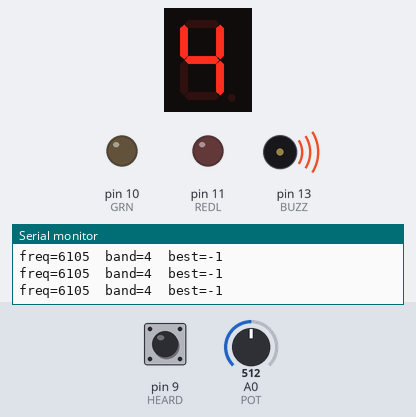
A sketch run on a simulated Arduino Uno, built with avr-gcc and run on an emulated ATmega328P. On the bench: 1-digit seven-segment display, output pins drawn as LEDs (lit = HIGH), buzzer (waves = sounding), the last lines printed to the serial monitor. Wiring (inferred from the names in the program): 1-digit 7-segment display, segments lit when HIGH: segments pin 2, pin 3, pin 4, pin 5, pin 6, pin 7, pin 8. Inputs (shaded band) come from the test bench; at power-on: pin 9 (HEARD) HIGH, A0 (POT) = 512. The segment pins are drawn as the display they are named for; pins used as bus, display or sensor lines are not drawn.

Above: at 1.2 s.
1.3 s: pin 9 (HEARD) pulled LOW for 0.15 s
At 2.3 s:
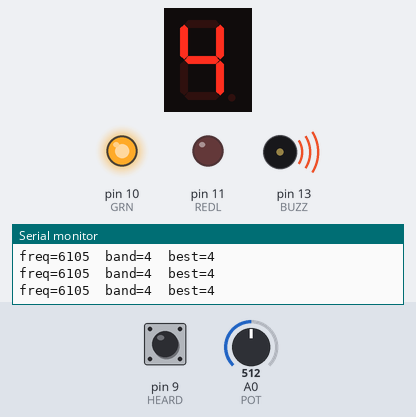
2.9 s: A0 (POT) set to 552
At 4.0 s:
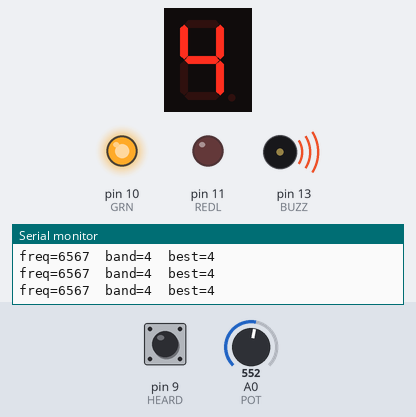
4.4 s: A0 (POT) set to 575
At 5.0 s:
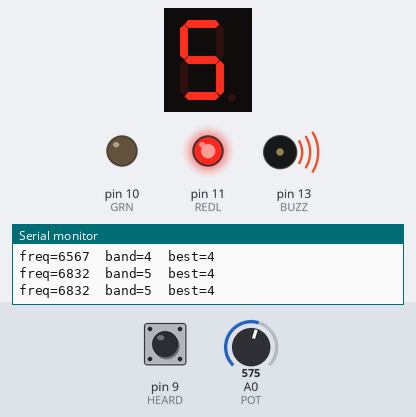
5.9 s: pin 9 (HEARD) pulled LOW for 1 s
At 7.0 s:
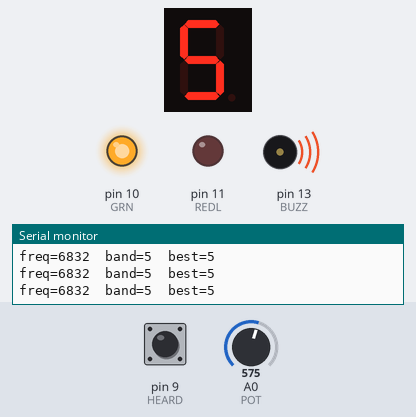
8.4 s: A0 (POT) set to 664
At 9.3 s:
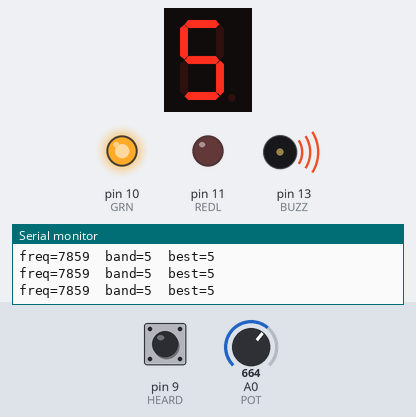
9.9 s: A0 (POT) set to 695
At 10.4 s:
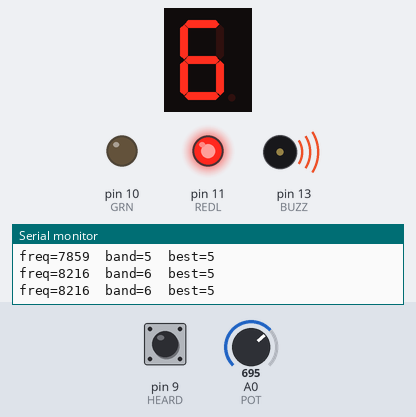
Timing chart, 0 to 12.4 s (numbered marks = the images above; inputs shaded):
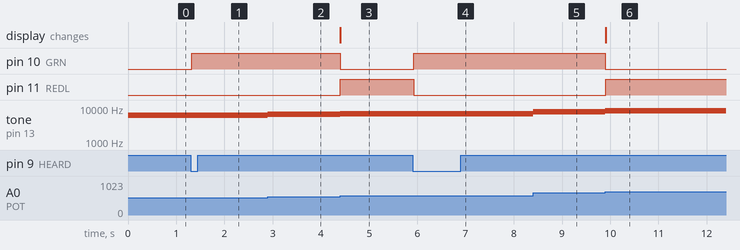

Measured:
- the behaviour switches between 568 and 569 on A0 (POT) (found by bisection; images 2 and 3)
- the behaviour switches between 681 and 682 on A0 (POT) (found by bisection; images 5 and 6)
- after the input at 1.3 s, pin 10 (GRN): LOW → HIGH at once
- after the input at 2.9 s, tone on pin 13 (BUZZ): 6105 Hz → 6567 Hz at once
- after the input at 4.4 s, pin 10 (GRN): HIGH → LOW at once; pin 11 (REDL): LOW → HIGH at once; tone on pin 13 (BUZZ): 6567 Hz → 6832 Hz at once; the display: changes at once (image 3)
- after the input at 5.9 s, pin 10 (GRN): LOW → HIGH at once; pin 11 (REDL): HIGH → LOW at once
- after the input at 8.4 s, tone on pin 13 (BUZZ): 6832 Hz → 7859 Hz at once
- after the input at 9.9 s, pin 10 (GRN): HIGH → LOW at once; pin 11 (REDL): LOW → HIGH at once; tone on pin 13 (BUZZ): 7859 Hz → 8216 Hz at once; the display: changes at once (image 6)

The sketch:

P20_Hearing-Range-Tester.ino
```cpp
/* PROJECT 20 - HEARING RANGE TESTER  (11.A Group 5)
   Turn the knob slowly upward: the tone rises from 200 Hz to 12 000 Hz.
   Press HEARD while you can still hear it. Display = band 0-9.
   GREEN = inside your best heard band, RED = above it.
   SAFETY: keep the buzzer at arm's length - never against the ear.     */
const int POT = A0;                     // frequency knob (middle leg)
const int HEARD = 9;                    // button (other leg to GND)
const int GRN = 10, REDL = 11;          // LEDs (each through 220 ohm)
const int BUZZ = 13;                    // PASSIVE buzzer (tone)

const long F_LOW  = 200;                // Hz at the bottom of the knob
const long F_HIGH = 12000;              // Hz at the top of the knob

int bestBand = -1, lastBtn = HIGH;
long lastFreq = 0;
unsigned long lastPrint = 0;

// ---------- 7-SEGMENT DISPLAY (pins a,b,c,d,e,f,g) ----------
const int SEG[7] = {2, 3, 4, 5, 6, 7, 8};
const bool SEG_COMMON_ANODE = false;   // true = common pin goes to 5V instead of GND
const byte DIGIT[10][7] = {
  {1,1,1,1,1,1,0}, {0,1,1,0,0,0,0}, {1,1,0,1,1,0,1}, {1,1,1,1,0,0,1},
  {0,1,1,0,0,1,1}, {1,0,1,1,0,1,1}, {1,0,1,1,1,1,1}, {1,1,1,0,0,0,0},
  {1,1,1,1,1,1,1}, {1,1,1,1,0,1,1} };

void show(int n) {                      // show one number 0-9
  n = constrain(n, 0, 9);
  for (int i = 0; i < 7; i++) {
    bool on = DIGIT[n][i];
    digitalWrite(SEG[i], SEG_COMMON_ANODE ? !on : on);
  }
}
// True ONCE at the moment a button goes from up (HIGH) to pressed (LOW).
// Holding the button down does NOT repeat it.
bool justPressed(int pin, int &lastState) {
  int now = digitalRead(pin);
  bool pressed = (lastState == HIGH && now == LOW);
  lastState = now;
  if (pressed) delay(25);               // ignore contact bounce
  return pressed;
}

void setup() {
  Serial.begin(9600);
  for (int i = 0; i < 7; i++) pinMode(SEG[i], OUTPUT);
  pinMode(HEARD, INPUT_PULLUP);
  pinMode(GRN, OUTPUT); pinMode(REDL, OUTPUT);
  pinMode(BUZZ, OUTPUT);
}

void loop() {
  long sum = 0;
  for (int i = 0; i < 8; i++) sum += analogRead(POT);   // smooth the knob
  int knob = sum / 8;
  long freq = map(knob, 0, 1023, F_LOW, F_HIGH);
  int  band = map(knob, 0, 1023, 0, 9);

  if (abs(freq - lastFreq) > 20) { tone(BUZZ, freq); lastFreq = freq; }   // only retune on change
  show(band);

  if (justPressed(HEARD, lastBtn)) {
    if (band > bestBand) bestBand = band;
    Serial.print("HEARD at band "); Serial.print(band);
    Serial.print("  ("); Serial.print(freq); Serial.println(" Hz)");
  }

  digitalWrite(GRN,  bestBand >= 0 && band <= bestBand);
  digitalWrite(REDL, bestBand >= 0 && band >  bestBand);

  if (millis() - lastPrint >= 300) {
    lastPrint = millis();
    Serial.print("freq="); Serial.print(freq);
    Serial.print("  band="); Serial.print(band);
    Serial.print("  best="); Serial.println(bestBand);
  }
}
```
